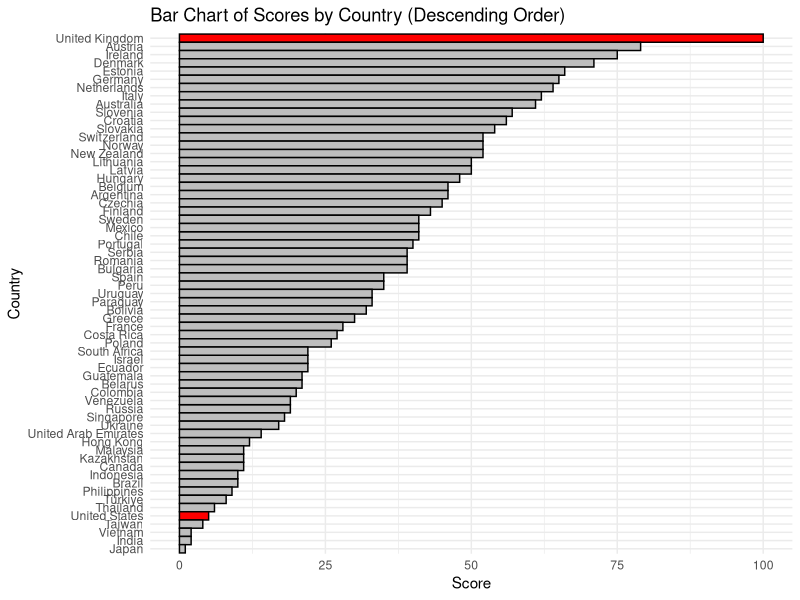

Generate this figure with R: (Note: this script raises an error after producing the figure.)
## ---- chunk 1
library(tidyverse)
library(digest)
## ---- chunk 2
robbie_williams_df <- read_csv("robbie_williams_google_trends/data/robbie_williams_g_trends_data.csv", skip = 1) |>
  rename(country = 1, score = 2) |> 
  filter(!is.na(score))

robbie_williams_all_df <- read_csv("robbie_williams_google_trends/data/robbie_williams_g_trends_all_data.csv", skip = 1) |>
  rename(country = 1, score = 2) |> 
  filter(!is.na(score))

library(ggplot2)



library(ggplot2)


ggplot(data = robbie_williams_df, aes(x = reorder(country, score), y = score)) +
  geom_col(aes(fill = ifelse(country %in% c("United Kingdom", "United States"), "red", "grey")), 
           color = "black",  # Add black outline
           width = 1) +
  scale_fill_identity() + # Use the colors specified in the data
  labs(title = "Bar Chart of Scores by Country (Descending Order)",
       x = "Country",
       y = "Score") +
  theme_minimal() +
  coord_flip()
## ---- chunk 3
ggplot(data = geoMap_2_, aes(x = reorder(country, score), y = score)) +
  geom_col(aes(fill = ifelse(country %in% c("United Kingdom", "United States"), "red", "grey"))) +
  scale_fill_identity() + # Use the colors specified in the data
  labs(title = "Bar Chart of Scores by Country (Descending Order)",
       x = "Country",
       y = "Score") +
  theme_minimal() +
  coord_flip()

## ---- chunk 4
library(ggplot2)

library(ggplot2)

ggplot(data = robbie_williams_df, aes(x = reorder(country, score), y = score)) +
  geom_col(aes(fill = ifelse(country %in% c("United Kingdom", "United States"), "#C8102E", "grey")), 

           width = 0.7) +
  scale_fill_identity() + # Use the colors specified in the data
  labs(title = "Bar Chart of Scores by Country (Descending Order)",
       x = "Country",
       y = "Score") +
  coord_flip() +
  theme_minimal() +
  theme(
    panel.grid.major.x = element_blank(),    # Remove vertical grid lines
    panel.grid.major.y = element_blank(),       #   # Keep horizontal grid lines
    panel.grid.minor = element_blank()       # Remove minor grid lines
  )
